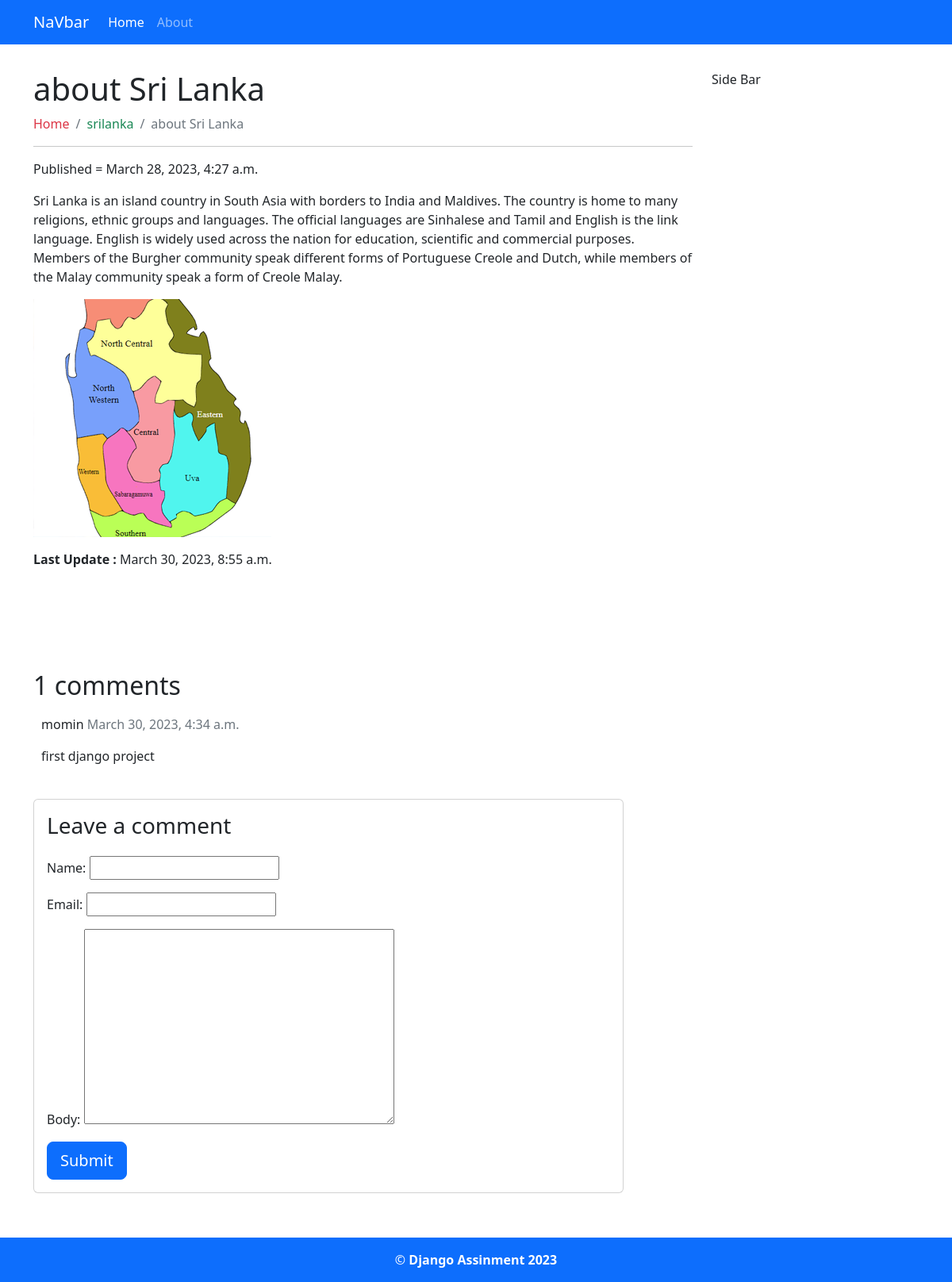
The app's page /about-sri-lanka with its own data.
### blog/models.py (models this page shows, shortened)
class BlogPost(models.Model):
    STATUS = [
        ('draft', 'Draft'),
        ('published', 'Publish')
    ]
    title = models.CharField(max_length = 200)
    slug = models.SlugField(unique=True, blank=True,null=True)
    featured = models.ImageField(upload_to='blog/', blank=True, null=True)
    content = RichTextUploadingField()
    created = models.DateTimeField(auto_now_add=True)
    updated = models.DateTimeField(auto_now=True)
    category = models.ForeignKey(Category, on_delete=models.CASCADE)
    status = models.CharField(max_length=10, choices = STATUS, default='draft')
    meta_title = models.CharField(max_length=200, blank=True, null=True)
    meta_description = models.TextField(blank=True, null=True)
    class Meta:
        verbose_name_plural = "All Posts"

class Category(models.Model):
    title = models.CharField(max_length = 200)
    slug = models.SlugField(unique=True, blank=True,null=True)
    class Meta:
        verbose_name_plural = "Categories"

class Comment(models.Model):
    BlogPost = models.ForeignKey(BlogPost,on_delete=models.CASCADE,related_name='comments')
    name = models.CharField(max_length=80)
    email = models.EmailField()
    body = models.TextField()
    created_on = models.DateTimeField(auto_now_add=True)
    active = models.BooleanField(default=False)
    class Meta:
        ordering = ['created_on']

### blog/views.py (the view)
# urls.py: path('<slug:slug>',views.single_post, name='single_post'),
def single_post(request, slug):
    template_name = 'single.html'
    post = get_object_or_404(BlogPost, slug=slug)
    comments = post.comments.filter(active=True)
    new_comment = None
    if request.method == 'POST':
        comment_form = CommentForm(data=request.POST)
        if comment_form.is_valid():
            new_comment = comment_form.save(commit=False)
            new_comment.post = post
            new_comment.save()
    else:
        comment_form = CommentForm()
    return render(request, template_name, {'posts': post,
                                           'comments': comments,
                                           'new_comment': new_comment,
                                           'comment_form': comment_form})

### blog/forms.py
class CommentForm(forms.ModelForm):
    class Meta:
        model = Comment
        fields = ('name', 'email', 'body')

### templates/single.html (shortened to what this page needs)
{% extends 'base.html' %}
{% block content%}
<div class="container my-3">
    <div class="row py-3">
        <div class="col-md-9">
            <h1>{{posts.title}}</h1>
              <nav aria-label="breadcrumb">
                <ol class="breadcrumb">
                  <li class="breadcrumb-item"><a class="text-decoration-none text-danger" href="{% url 'home' %}">Home</a></li>
                  <li class="breadcrumb-item"><a class="text-decoration-none text-success" href="">{{posts.category.title }}</a></li>
                  <li class="breadcrumb-item active" aria-current="page">{{posts.title}}</li>
                </ol>
              </nav>
              <hr>
              <div class="my-3">Published = {{ posts.created }}</div>
              <div>
                    {{posts.content|safe}}
              </div>
              <div class="my-3"><strong>Last Update : </strong>{{posts.updated}}</div>
        </div>
        <div class="col-md-3">Side Bar</div>
    </div>
    {% load social_share %}
    <div>
      <br>
       <br><br><br>
       <div>
        <h2>{{ comments.count }} comments</h2>
        {% for comment in comments %}
        <div class="comments" style="padding: 10px;">
          <p class="font-weight-bold">
            {{ comment.name }}
            <span class=" text-muted font-weight-normal">
              {{ comment.created_on }}
            </span>
          </p>
          {{ comment.body | linebreaks }}
        </div>
        {% endfor %}
      </div>
    </div>
    <div class="col-md-8 card mb-4  mt-3 ">
      <div class="card-body">
        {% if new_comment %}
        <div class="alert alert-success" role="alert">
          Your comment is awaiting moderation
        </div>
        {% else %}
        <h3>Leave a comment</h3>
        <form method="post" style="margin-top: 1.3em;">
          {{ comment_form.as_p }}
          <button type="submit" class="btn btn-primary  btn-lg">Submit</button>
        </form>
        {% endif %}
      </div>
    </div>
  </div>
{% endblock content%}

### records on screen
BlogPost: title "about Sri Lanka", category "srilanka", created "March 28, 2023, 4:27 a.m.", content "Sri Lanka is an island country in South Asia with borders to India and Maldives. The country is home to many religions, ethnic groups and languages. The official languages are Sinhalese and Tamil and English is the link language. English is widely used across the nation for education, scientific and commercial purposes. Members of the Burgher community speak different forms of Portuguese Creole and Dutch, while members of the Malay community speak a form of Creole Malay.", content (picture), updated "March 30, 2023, 8:55 a.m."
Comment: name "momin", created_on "March 30, 2023, 4:34 a.m.", body "first django project"

### other values on screen
{{ comments.count }} "1"
